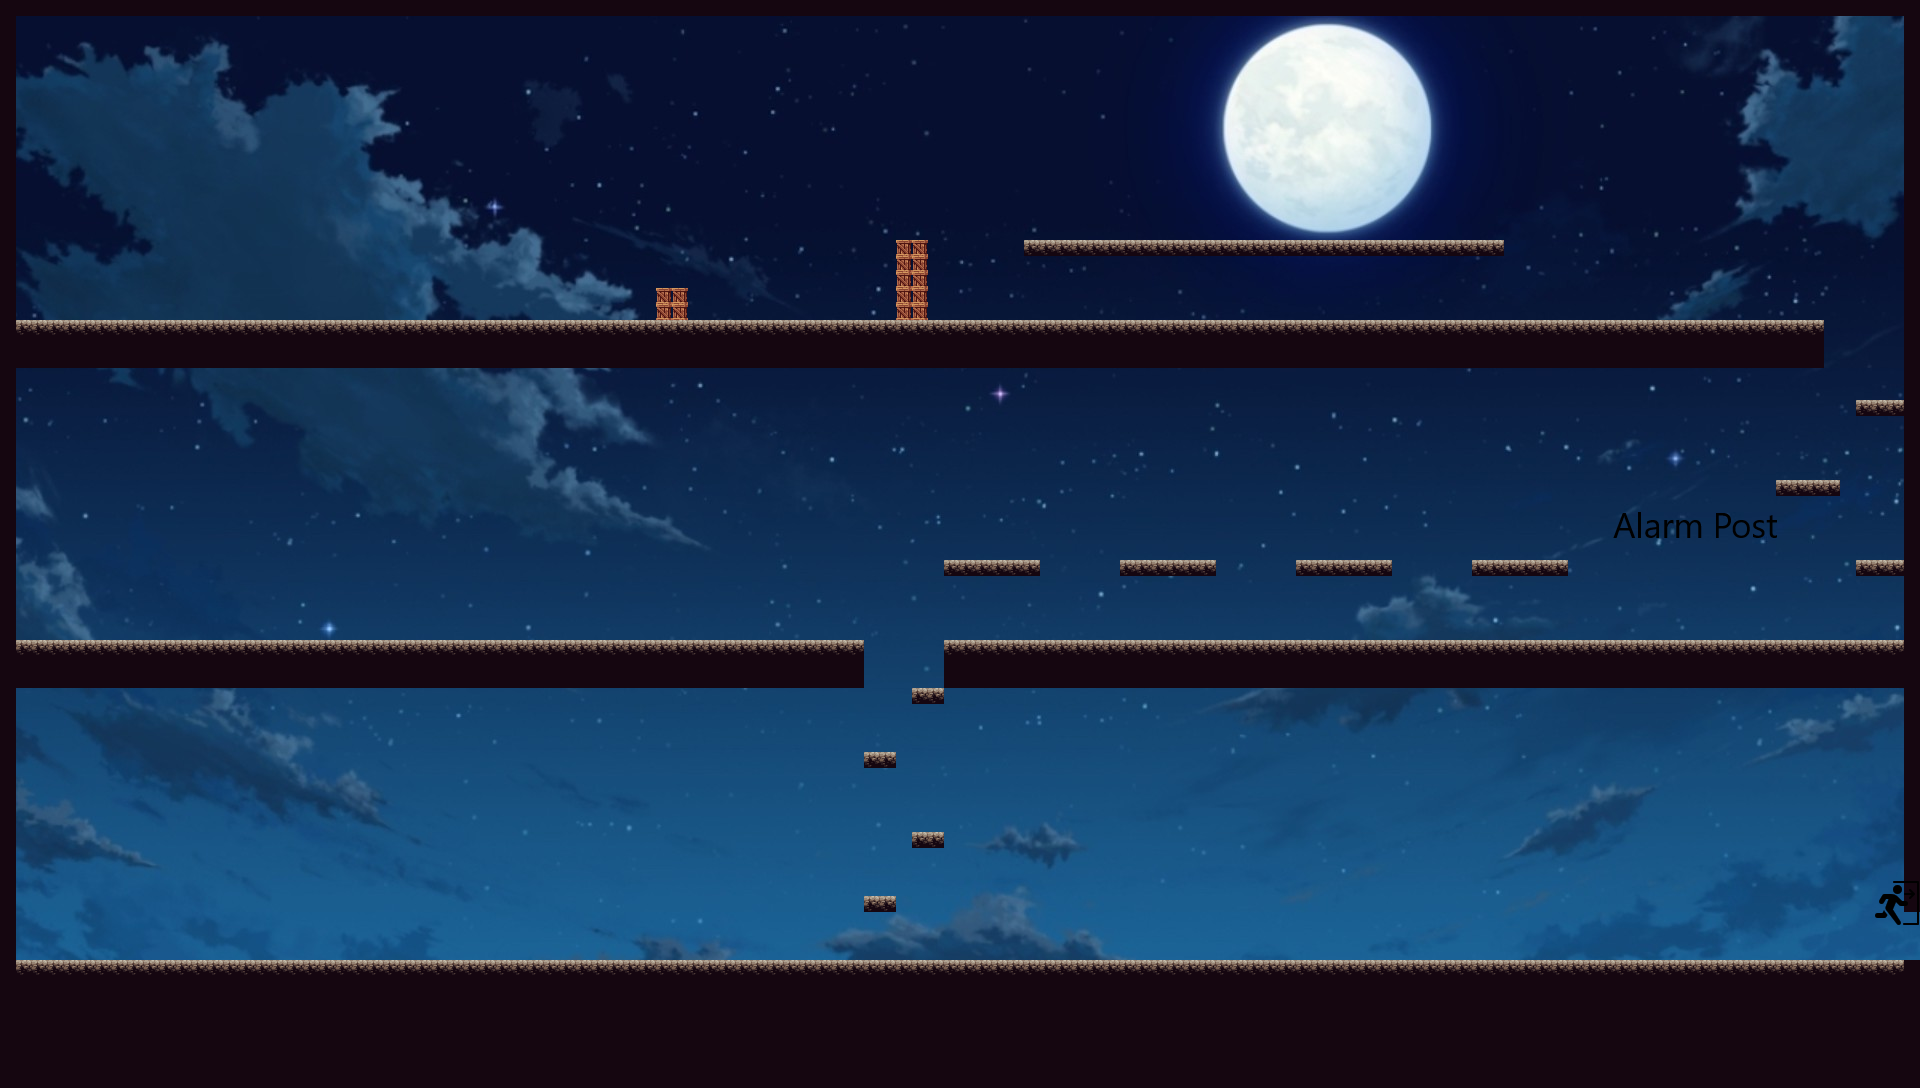

Tiled map render using the project's own tile images. Description and the map definition, with tile-layer contents summarised, below:
An orthogonal 120x68 tile map with 16x16 px tiles, 1 tile layer (View), 3 tilesets, 1 image layer and 27 objects.

<map version="1.10" tiledversion="1.10.1" orientation="orthogonal" renderorder="left-up" width="120" height="68" tilewidth="16" tileheight="16" infinite="0" nextlayerid="11" nextobjectid="268">
 <tileset firstgid="1" source="tile.EdenPlatforms.tsx" />
 <tileset firstgid="257" name="exit" tilewidth="50" tileheight="50" tilecount="1" columns="1">
  <image source="exit.png" width="50" height="50" />
 </tileset>
 <tileset firstgid="258" name="Post" tilewidth="200" tileheight="100" tilecount="1" columns="1">
  <image source="Post.png" width="200" height="100" />
 </tileset>
 <imagelayer id="8" name="Background">
  <image source="sky.jpg" width="1920" height="1080" />
 </imagelayer>
 <layer id="1" name="View" width="120" height="68">
  <data>[8160 cells, 1961 non-empty, 5 distinct tile ids]</data>
 </layer>
 <objectgroup id="2" name="Wall" visible="0">
  <object id="5" x="656" y="288">
   <polygon points="0,0 32,0 32,32 0,32" />
  </object>
  <object id="6" x="896" y="320">
   <polygon points="0,0 0,-80 32,-80 32,0" />
  </object>
  <object id="8" x="1904" y="16">
   <polygon points="0,0 0,896 16,896 16,0" />
  </object>
  <object id="11" x="16" y="16">
   <polygon points="0,0 0,1056 -16,1056 -16,0" />
  </object>
  <object id="12" x="16" y="960">
   <polygon points="0,0 0,112 1904,112 1904,0" />
  </object>
  <object id="229" x="0" y="0">
   <polygon points="0,0 0,16 1920,16 1920,0" />
  </object>
  <object id="231" x="1024" y="240">
   <polygon points="0,0 0,16 480,16 480,0" />
  </object>
  <object id="235" x="1856" y="400">
   <polygon points="0,0 0,16 48,16 48,0" />
  </object>
  <object id="236" x="1792" y="480">
   <polygon points="-16,0 48,0 48,16 -16,16" />
  </object>
  <object id="237" x="1856" y="560">
   <polygon points="0,0 0,16 48,16 48,0" />
  </object>
  <object id="238" x="944" y="640">
   <polygon points="0,0 0,48 960,48 960,0" />
  </object>
  <object id="239" x="16" y="320">
   <polygon points="0,0 0,48 1808,48 1808,0" />
  </object>
  <object id="241" x="16" y="640">
   <polygon points="0,0 0,48 848,48 848,0" />
  </object>
  <object id="254" x="944" y="560">
   <polygon points="0,0 0,16 96,16 96,0" />
  </object>
  <object id="256" x="1296" y="560">
   <polygon points="0,0 0,16 96,16 96,0" />
  </object>
  <object id="257" x="1472" y="560">
   <polygon points="0,0 0,16 96,16 96,0" />
  </object>
  <object id="263" x="864" y="752">
   <polygon points="0,0 0,16 32,16 32,0" />
  </object>
  <object id="264" x="912" y="832">
   <polygon points="0,0 0,16 32,16 32,0" />
  </object>
  <object id="265" x="864" y="896">
   <polygon points="0,0 0,16 32,16 32,0" />
  </object>
  <object id="266" x="912" y="704">
   <polygon points="0,0 0,-16 32,-16 32,0" />
  </object>
  <object id="267" x="1120" y="560">
   <polygon points="0,0 0,16 96,16 96,0" />
  </object>
 </objectgroup>
 <objectgroup id="7" name="Enemy">
  <object id="245" x="672" y="224">
   <point />
  </object>
  <object id="246" x="944" y="224">
   <point />
  </object>
  <object id="247" x="1008" y="544">
   <point />
  </object>
  <object id="253" x="1296" y="544">
   <point />
  </object>
 </objectgroup>
 <objectgroup id="4" name="Bell">
  <object id="262" x="1600" y="640">
   <polygon points="0,0 0,-96 192,-96 192,0" />
  </object>
 </objectgroup>
 <objectgroup id="5" name="Exit">
  <object id="16" x="1904" y="912">
   <polygon points="0,0 16,0 16,48 0,48" />
  </object>
 </objectgroup>
</map>
